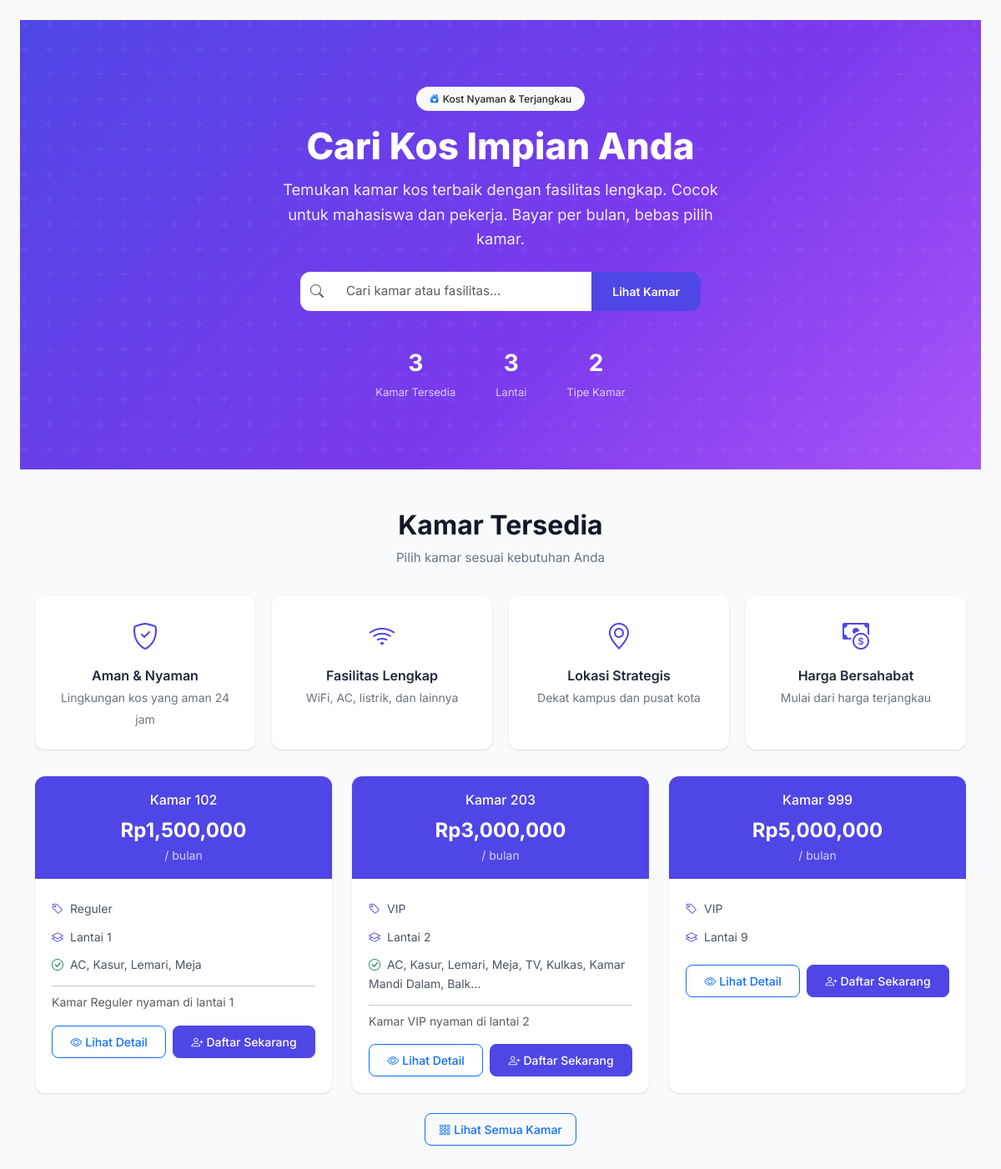
Page /onboarding/ on the earlier database version.
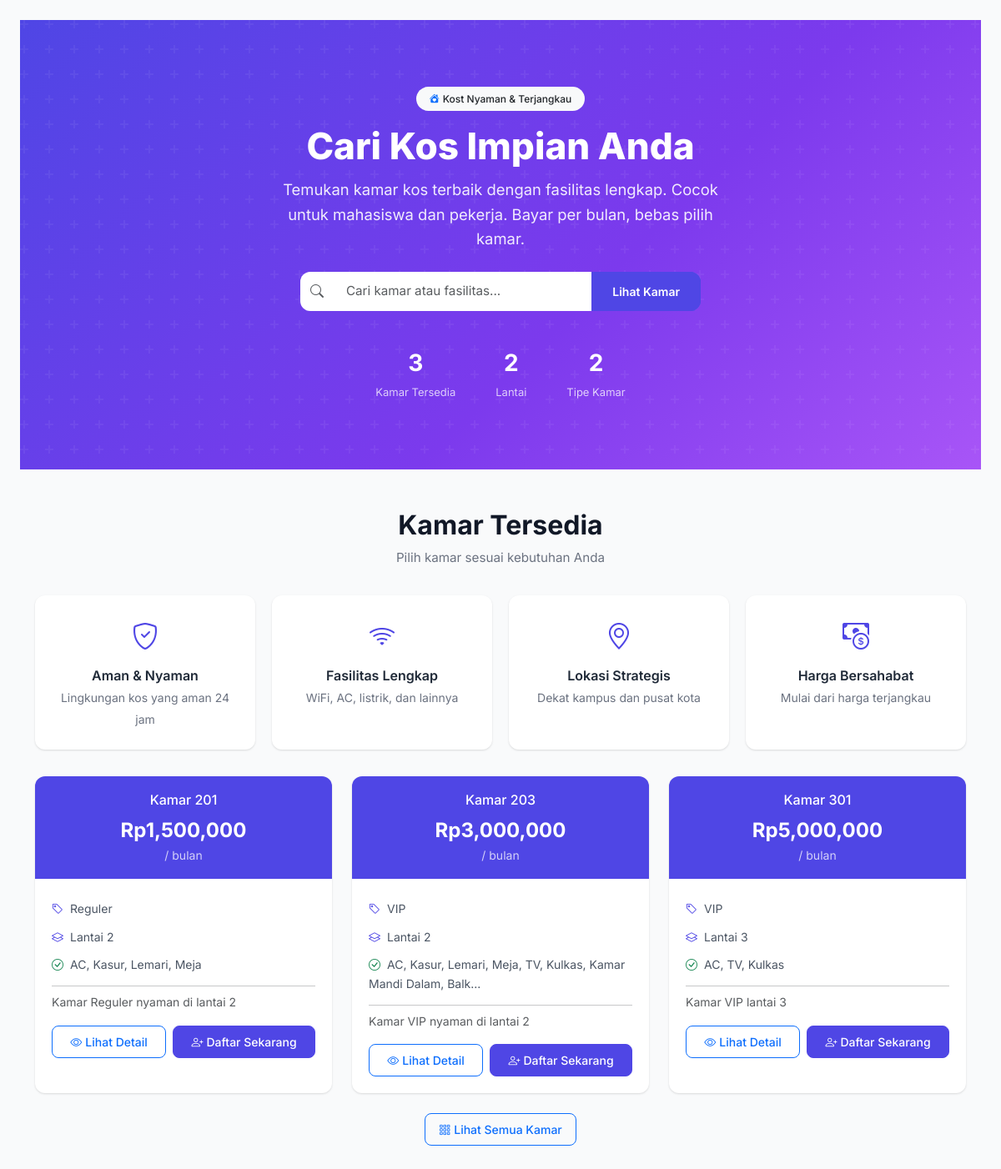
Same page on the later database version.
### models.py (models this page shows, shortened)
class Room(db.Model):
    __tablename__ = "rooms"
    id = db.Column(db.Integer, primary_key=True)
    nomor_kamar = db.Column(db.String(10), unique=True, nullable=False)
    lantai = db.Column(db.Integer, default=1)
    tipe = db.Column(db.String(50), default="Reguler")
    harga_per_bulan = db.Column(db.Float, nullable=False)
    ukuran = db.Column(db.String(50))
    fasilitas = db.Column(db.Text)
    status = db.Column(db.String(20), default="tersedia")
    deskripsi = db.Column(db.Text)
    created_at = db.Column(db.DateTime, default=datetime.utcnow)
    bookings = db.relationship("Booking", backref="room", lazy="dynamic")
    maintenance_requests = db.relationship("MaintenanceRequest", backref="room", lazy="dynamic")

### routes/onboarding.py (the view)
@onboarding_bp.route("/")
def index():
    rooms = Room.query.filter_by(status="tersedia").order_by(Room.lantai, Room.nomor_kamar).all()
    return render_template("onboarding/index.html", rooms=rooms)

### app.py (called while the page is built)
def create_app():
    app = Flask(__name__)
    app.config.from_object("config.Config")
    db.init_app(app)
    login_manager.init_app(app)
    csrf.init_app(app)
    login_manager.login_view = "auth.login"
    login_manager.login_message = "Silakan login terlebih dahulu."
    from models import User
    @login_manager.user_loader
    def load_user(user_id):
        return User.query.get(int(user_id))
    @app.context_processor
    def inject_now():
        from datetime import datetime
        return {"now": datetime.now()}
    @app.context_processor
    def inject_utility():
        from datetime import date
        return {"date_today": date.today()}
    from routes import register_routes
    register_routes(app)
    with app.app_context():
        db.create_all()
    return app

### templates/onboarding/index.html (shortened to what the changed rows need)
{% extends "base.html" %}
{% block content %}
<div class="hero-section">
    <div class="hero-content">
        <h1>Cari Kos Impian Anda</h1>
        <div class="hero-stats">
            <div class="stat">
                <span class="stat-value">{{ rooms|map(attribute='lantai')|unique|list|length }}</span>
                <span class="stat-label">Lantai</span>
            </div>
        </div>
    </div>
</div>
<div class="container py-5">
    <div class="section-title">
        <h2>Kamar Tersedia</h2>
    </div>
    {% if rooms %}
    <div class="row g-4">
        {% for room in rooms %}
        <div class="col-sm-6 col-lg-4">
            <div class="room-card card">
                <div class="room-header">
                    <div class="fw-medium mb-1">Kamar {{ room.nomor_kamar }}</div>
                    <div class="room-price">Rp{{ "{:,.0f}".format(room.harga_per_bulan) }}</div>
                    <div class="small opacity-75">/ bulan</div>
                </div>
                <div class="room-body">
                    <ul>
                        <li><i class="bi bi-tag"></i>{{ room.tipe }}</li>
                        <li><i class="bi bi-layers"></i>Lantai {{ room.lantai }}</li>
                        {% if room.fasilitas %}
                        <li><i class="bi bi-check-circle text-success"></i>{{ room.fasilitas[:60] }}{% if room.fasilitas|length > 60 %}...{% endif %}</li>
                        {% endif %}
                    </ul>
                    {% if room.deskripsi %}
                    <hr class="my-2">
                    <p class="small text-muted mb-0">{{ room.deskripsi[:100] }}{% if room.deskripsi|length > 100 %}...{% endif %}</p>
                    {% endif %}
                    <div class="d-flex gap-2 mt-3">
                        <a href="{{ url_for('onboarding.detail_kamar', id=room.id) }}" class="btn btn-outline-primary flex-fill">
                            <i class="bi bi-eye me-1"></i>Lihat Detail
                        </a>
                        <a href="{{ url_for('onboarding.daftar', room_id=room.id) }}" class="btn btn-primary flex-fill">
                            <i class="bi bi-person-plus me-1"></i>Daftar Sekarang
                        </a>
                    </div>
                </div>
            </div>
        </div>
        {% endfor %}
    </div>
    {% else %}
    <div class="empty-state">
        <i class="bi bi-door-closed"></i>
        <h5>Belum ada kamar tersedia</h5>
        <p class="text-muted">Saat ini belum ada kamar kosong. Silakan cek kembali nanti.</p>
    </div>
    {% endif %}
</div>
{% endblock %}

Differences in the rows shown:
no longer on this page (row edited): Room: nomor_kamar "102", harga_per_bulan "1,500,000", tipe "Reguler", lantai "1", fasilitas "AC, Kasur, Lemari, Meja", deskripsi "Kamar Reguler nyaman di lantai 1"
removed Room: nomor_kamar "999", harga_per_bulan "5,000,000", tipe "VIP", lantai "9"
now on this page (row edited): Room: nomor_kamar "201", harga_per_bulan "1,500,000", tipe "Reguler", lantai "2", fasilitas "AC, Kasur, Lemari, Meja", deskripsi "Kamar Reguler nyaman di lantai 2"
added Room: nomor_kamar "301", harga_per_bulan "5,000,000", tipe "VIP", lantai "3", fasilitas "AC, TV, Kulkas", deskripsi "Kamar VIP lantai 3"
Other differences:
{{ rooms|map(attribute='lantai')|unique|list|length }}: "3" → "2"
